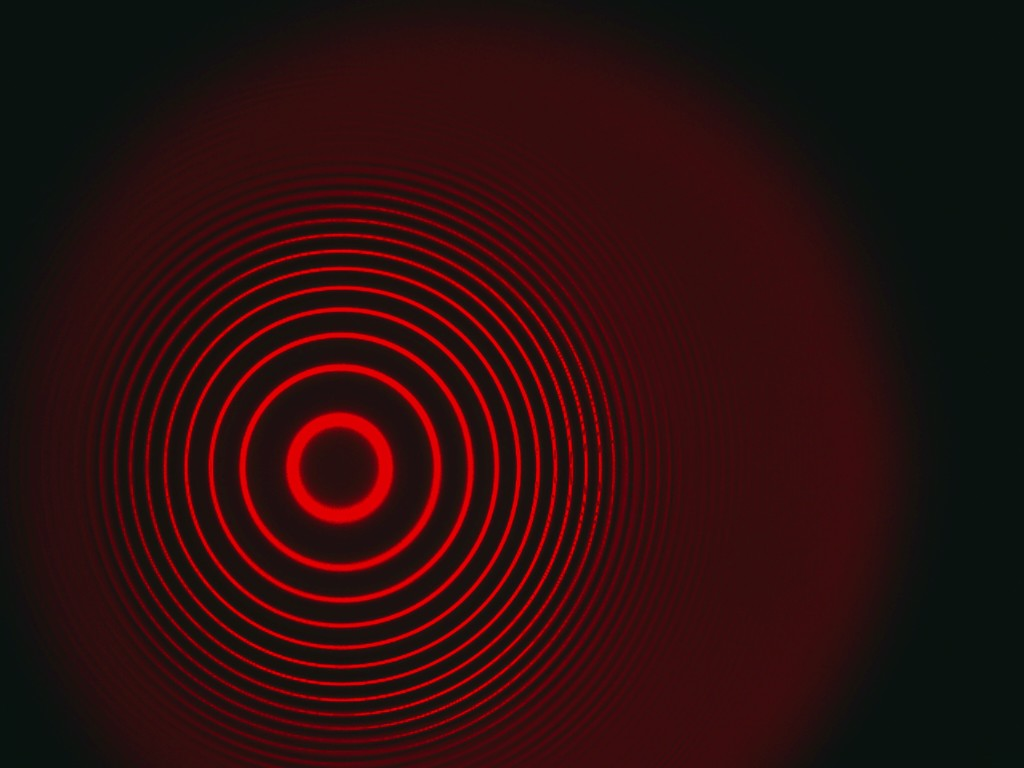
#> input picture 2/0,5.jpg, 1024 x 768 px
$ python newalgos.py
#> lines starting #> are read from the running program, lines starting #| are printed output that depends on the picture; after the words box and inside, x2 and y2 are one past the last pixel; in counts of white or black regions, pixels touching at a corner belong together
#> in __init__, raw_img is the input picture: shape (768, 1024, 3); mean B, G, R 13.7, 14, 45
#> in __init__, `gray = raw_img[:,:,2]`:
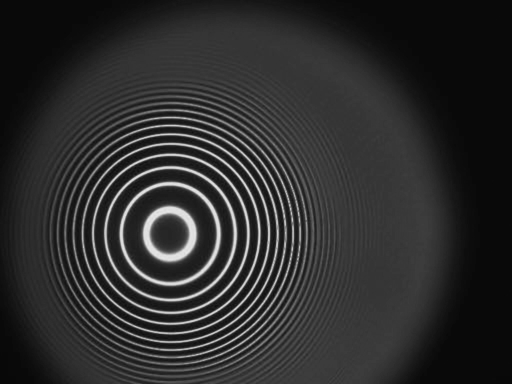
#> gray: shape (768, 1024) (shown at 1/2 size); min 7, max 234, mean 45
import cv2
import numpy as np
import matplotlib.pyplot as plt
from matplotlib.widgets import Button, RadioButtons, Slider
from scipy.signal import find_peaks, savgol_filter
from scipy.optimize import curve_fit
import os
from datetime import datetime

# =========================================================================
# 1. ФИЗИЧЕСКИЕ КОНСТАНТЫ
# =========================================================================
d = 4.0e-3        # Толщина эталона (м)
n_ref = 1.4567    # Показатель преломления
h = 6.62607e-34   # Постоянная Планка
c = 2.99792e8     # Скорость света
mu_B_theor = 9.274e-24

# Калибровка (А -> мТл)
CALIB_I =  [0.0, 0.5, 0.8, 1.0, 1.5, 2.0, 2.5, 3.0, 3.5, 4.0, 5.0]
CALIB_B_mT = [0.0, 40,  80,  100, 150, 200, 250, 301, 340, 392, 473]

script_dir = os.path.dirname(os.path.abspath(__file__))

def current_to_B(I):
    return np.interp(I, CALIB_I, CALIB_B_mT) / 1000.0

# =========================================================================
# 2. АЛГОРИТМЫ ОБРАБОТКИ
# =========================================================================

def auto_contrast(img_gray):
    clahe = cv2.createCLAHE(clipLimit=3.0, tileGridSize=(8,8))
    return clahe.apply(img_gray)
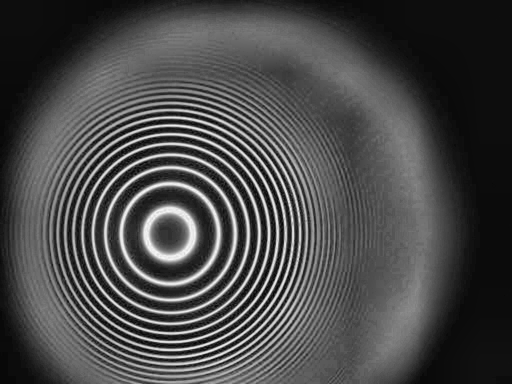
#> returned value: shape (768, 1024) (shown at 1/2 size); min 2, max 249, mean 72.9

def find_center_smart(img_gray):
    try:
        enhanced = auto_contrast(img_gray)
        blurred = cv2.GaussianBlur(enhanced, (11, 11), 0)
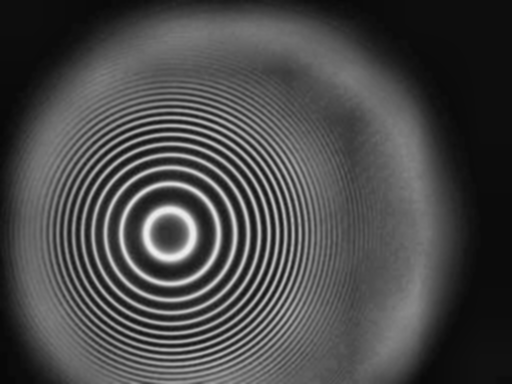
#> blurred: shape (768, 1024) (shown at 1/2 size); min 8, max 240, mean 72.9
        thresh = cv2.adaptiveThreshold(blurred, 255, cv2.ADAPTIVE_THRESH_GAUSSIAN_C,
                                       cv2.THRESH_BINARY, 51, 2)
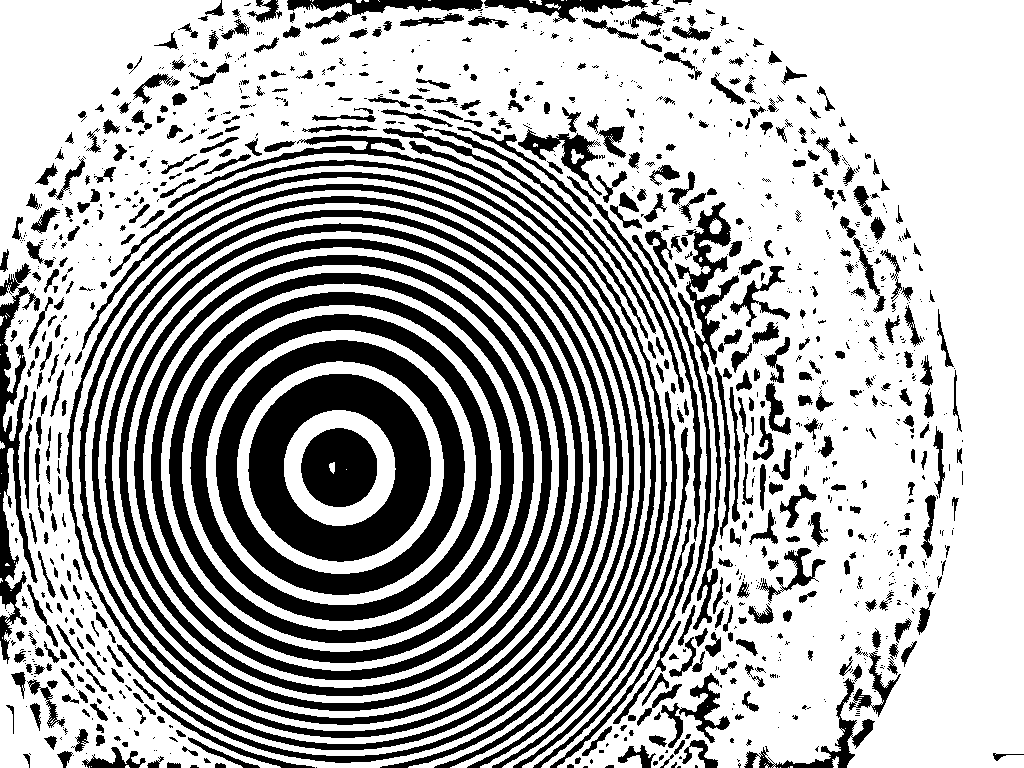
#> thresh: shape (768, 1024); 67.9% white; 1153 black regions (632 under 20 px)
        contours, _ = cv2.findContours(thresh, cv2.RETR_TREE, cv2.CHAIN_APPROX_SIMPLE)
#> contours = 2359 contours, 1750 with area under 20; largest, box (x1, y1, x2, y2) and area: (0, 0, 1024, 768) 743176, (65, 183, 624, 751) 247716, (72, 190, 617, 744) 236108, (78, 195, 611, 739) 226400, (85, 203, 604, 731) 214376

        cx_list, cy_list = [], []
        h, w = img_gray.shape

        for cnt in contours:
            if len(cnt) < 50: continue
            (x, y), r = cv2.minEnclosingCircle(cnt)
            if 40 < r < w/1.8:
                if abs(x - w/2) < w/4 and abs(y - h/2) < h/4:
                    cx_list.append(x); cy_list.append(y)
#> this loop made 2359 passes
#> cnt on passes 1 to 3: [[788, 767]], [[780, 767]], [[777, 767]]
#> after the loop, cx_list = 32 values, max 732.5 at index 0, min 338.8 at index 27, mean 417; cy_list = 32 values, max 467.5 at index 26, min 230 at index 30, mean 440
        if cx_list:
            return int(np.median(cx_list)), int(np.median(cy_list))
    except:
        pass
    return img_gray.shape[1]//2, img_gray.shape[0]//2

def get_profile(img, center):
    cx, cy = center
    max_r = int(min(cx, cy, img.shape[1] - cx, img.shape[0] - cy)) - 2
    if max_r <= 10: return np.zeros(100)
    polar_img = cv2.warpPolar(img, (max_r, 360), (cx, cy), max_r, cv2.WARP_POLAR_LINEAR + cv2.INTER_LINEAR)
    profile = np.mean(polar_img, axis=0)
    return profile

def refine_peak(profile, idx):
    if idx <= 0 or idx >= len(profile) - 1: return idx
    y1, y2, y3 = float(profile[idx-1]), float(profile[idx]), float(profile[idx+1])
    denom = y1 - 2*y2 + y3
    if denom == 0: return idx
    return idx + (y1 - y3) / (2*denom)

def cluster_peaks(peaks, min_dist=5, max_dist=60):
    if len(peaks) == 0: return []
    groups = []
    current_group = [peaks[0]]
    last_valid_peak = peaks[0]

    for i in range(1, len(peaks)):
        curr = peaks[i]
        dist_from_last = curr - last_valid_peak

        if dist_from_last < min_dist:
            continue

        if curr - current_group[-1] < max_dist:
            current_group.append(curr)
            last_valid_peak = curr
        else:
            groups.append(current_group)
            current_group = [curr]
            last_valid_peak = curr

    groups.append(current_group)
    return groups

# =========================================================================
# 3. GUI ПРИЛОЖЕНИЕ (С ФИЛЬТРАЦИЕЙ ПИКОВ)
# =========================================================================
class LabApp:
    def __init__(self, file_list):
        self.data = []
        self.idx = 0
        self.mode = 'triplet'

        # Начальные значения
        self.smooth_window = 3
        self.prominence = 0.5
        self.min_dist = 1.5
        self.max_dist = 40.0

        # Новые параметры отсечения
        self.cut_start = 0
        self.cut_end = 0

        print("--- ЗАГРУЗКА ФАЙЛОВ ---")
        for name, I_val in file_list:
            path = os.path.join(script_dir, name)
            if not os.path.exists(path):
                print(f"❌ Файл не найден: {name}"); continue

            raw_img = cv2.imread(path)
            if raw_img is None:
                print(f"❌ Ошибка чтения: {name}"); continue
            gray = raw_img[:,:,2]

            processed_img = auto_contrast(gray)
            center = find_center_smart(gray)
#> center = (342, 466)

            self.data.append({
                'name': name, 'I': I_val, 'B': current_to_B(I_val),
                'img_raw': gray, 'img_proc': processed_img,
                'center': center, 'res': None
            })
            print(f"✅ OK: {name}")

        if not self.data: return

        # === ИНТЕРФЕЙС ===
        # Увеличил отступ снизу (bottom=0.32), чтобы поместились новые слайдеры
        self.fig = plt.figure(figsize=(16, 9), facecolor='#f0f0f0')
        self.fig.canvas.manager.set_window_title('Лабораторная: Эффект Зеемана v2.2')
        self.fig.subplots_adjust(left=0.05, right=0.95, top=0.95, bottom=0.32, hspace=0.3, wspace=0.2)

        gs = self.fig.add_gridspec(2, 2, height_ratios=[1, 0.8])

        self.ax_img = self.fig.add_subplot(gs[0, 0])
        self.ax_prof = self.fig.add_subplot(gs[0, 1])
        self.ax_table = self.fig.add_subplot(gs[1, 0])
        self.ax_final = self.fig.add_subplot(gs[1, 1])

        # === ПАНЕЛЬ УПРАВЛЕНИЯ ===
        # Пересчитал координаты Y, чтобы уместить 6 слайдеров

        # Настройки поиска (4 шт)
        ax_sl_prom = plt.axes([0.1, 0.22, 0.35, 0.03])
        ax_sl_max  = plt.axes([0.1, 0.18, 0.35, 0.03])
        ax_sl_min  = plt.axes([0.1, 0.14, 0.35, 0.03])
        ax_sl_sm   = plt.axes([0.1, 0.10, 0.35, 0.03])

        # Новые слайдеры отсечения (2 шт)
        ax_sl_cut_s = plt.axes([0.1, 0.06, 0.35, 0.03]) # Cut Start
        ax_sl_cut_e = plt.axes([0.1, 0.02, 0.35, 0.03]) # Cut End

        self.sl_prom = Slider(ax_sl_prom, 'Порог (Prom)', 0.1, 10.0, valinit=self.prominence, valfmt='%.1f')
        self.sl_max = Slider(ax_sl_max, 'Макс. расст (Group)', 5.0, 100.0, valinit=self.max_dist, valfmt='%.1f px')
        self.sl_min = Slider(ax_sl_min, 'Мин. расст (Noise)', 0.1, 20.0, valinit=self.min_dist, valfmt='%.1f px')
        self.sl_smooth = Slider(ax_sl_sm, 'Сглаживание', 1, 15, valinit=self.smooth_window, valstep=2, valfmt='%d')

        # Инициализация новых слайдеров
        self.sl_cut_s = Slider(ax_sl_cut_s, 'Отсечь (Центр)', 0, 10, valinit=0, valstep=1, valfmt='%d шт')
        self.sl_cut_e = Slider(ax_sl_cut_e, 'Отсечь (Край)', 0, 10, valinit=0, valstep=1, valfmt='%d шт')

        # Привязка событий
        for sl in [self.sl_prom, self.sl_max, self.sl_min, self.sl_smooth, self.sl_cut_s, self.sl_cut_e]:
            sl.on_changed(self.update_params)

        # Навигация
        ax_prev = plt.axes([0.55, 0.18, 0.08, 0.05])
        ax_next = plt.axes([0.64, 0.18, 0.08, 0.05])
        self.btn_prev = Button(ax_prev, '< Назад')
        self.btn_next = Button(ax_next, 'Вперед >')
        self.btn_prev.on_clicked(self.prev_img)
        self.btn_next.on_clicked(self.next_img)

        # Режим
        ax_radio = plt.axes([0.55, 0.06, 0.17, 0.10], facecolor='#e0e0e0')
        self.radio = RadioButtons(ax_radio, ('Триплет', 'Дублет'))
        self.radio.on_clicked(self.change_mode)

        # Сохранение
        ax_save = plt.axes([0.80, 0.05, 0.15, 0.10])
        self.btn_save = Button(ax_save, '💾 СОХРАНИТЬ\nОТЧЕТ', color='#d4edda', hovercolor='#c3e6cb')
        self.btn_save.on_clicked(self.save_report)

        self.fig.canvas.mpl_connect('button_press_event', self.on_click)

        self.recalc_all()
        self.update_view()
        plt.show()

    def recalc_all(self):
        for i in range(len(self.data)): self.process_frame(i)
#> this loop made 6 passes
#> pass 1, in get_profile, `polar_img = cv2.warpPolar(img, (max_r, 360), (cx, cy), max_r, cv2.WARP..`:
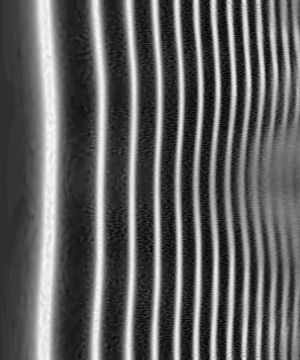
#> polar_img: shape (360, 300); min 3, max 248, mean 95.1
#> pass 3, in get_profile (call 3), `polar_img = cv2.warpPolar(img, (max_r, 360), (cx, cy), max_r, cv2.WARP..`:
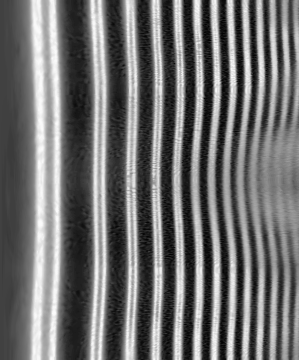
#> polar_img: shape (360, 299); min 2, max 252, mean 112.8

    def process_frame(self, i):
        d = self.data[i]
        raw_prof = get_profile(d['img_proc'], d['center'])

        win_len = int(self.smooth_window)
        if win_len < 3: win_len = 3
        if win_len % 2 == 0: win_len += 1

        if len(raw_prof) < win_len: win_len = len(raw_prof) - 1 if len(raw_prof)%2==0 else len(raw_prof)

        try: prof = savgol_filter(raw_prof, win_len, 2)
        except: prof = raw_prof

        peak_dist_param = max(1, int(self.min_dist / 3))
        peaks_int, _ = find_peaks(prof, prominence=self.prominence, distance=peak_dist_param)

        # === ЛОГИКА ОТСЕЧЕНИЯ ПИКОВ ===
        # Удаляем N первых и M последних пиков
        cut_s = int(self.cut_start)
        cut_e = int(self.cut_end)

        if len(peaks_int) > (cut_s + cut_e):
            if cut_e > 0:
                peaks_int = peaks_int[cut_s : -cut_e]
            else:
                peaks_int = peaks_int[cut_s:]
        else:
            # Если отсекаем больше, чем есть - оставляем пустой список (или можно не трогать)
            if (cut_s + cut_e) > 0:
                peaks_int = np.array([], dtype=int)
        # ==============================

        peaks_sub = np.array([refine_peak(prof, p) for p in peaks_int])

        groups = cluster_peaks(peaks_sub, min_dist=self.min_dist, max_dist=self.max_dist)

        calc_data = []
        deltas_list, Deltas_list = [], []

        for k, group in enumerate(groups):
            group = np.array(group)
            r_sq = group**2

            delta = 0
            valid = False
            note = ""

            if self.mode == 'triplet':
                if len(group) == 3:
                    d1 = group[1]**2 - group[0]**2
                    d2 = group[2]**2 - group[1]**2
                    delta = (d1 + d2) / 2.0
                    valid = True
                elif len(group) == 2:
                    delta = (group[1]**2 - group[0]**2)
                    valid = False
                    note = "Слиплись (2)"
                else:
                    note = f"{len(group)} пика"
            else:
                if len(group) == 2:
                    delta = (group[1]**2 - group[0]**2) / 2.0
                    valid = True
                elif len(group) > 2:
                    delta = (group[-1]**2 - group[0]**2) / 2.0
                    valid = False
                    note = "Лишний пик"
                else:
                    note = f"{len(group)} пика"

            Delta = None
            if k < len(groups) - 1:
                curr_mean = np.mean(group**2)
                next_mean = np.mean(np.array(groups[k+1])**2)
                Delta = next_mean - curr_mean

            if valid and Delta is not None:
                if delta > Delta * 0.9 or delta <= 0:
                    valid = False
                    note = "Err: d>D"
                else:
                    deltas_list.append(delta)
                    Deltas_list.append(Delta)

            calc_data.append({
                'k': k+1, 'delta': delta, 'Delta': Delta,
                'valid': valid, 'r_peaks': group, 'r2': r_sq, 'note': note
            })

        ratio, ratio_err = None, None
        if deltas_list:
            ratios = np.array(deltas_list) / np.array(Deltas_list)
            ratio = np.mean(ratios)
            if len(ratios) > 1:
                ratio_err = np.std(ratios, ddof=1) / np.sqrt(len(ratios))
            else:
                ratio_err = ratio * 0.05

        d['res'] = {'peaks': peaks_sub, 'prof': prof, 'raw_prof': raw_prof,
                    'calc_data': calc_data, 'ratio': ratio, 'ratio_err': ratio_err}

    # [9 lines left out: function update_params, not called in this run]

    def draw_final_graph(self):
        self.ax_final.clear()
        Bs, Rs, Errs = [], [], []
        for item in self.data:
            if item['res'] and item['res']['ratio'] and item['B'] > 0.005:
                Bs.append(item['B']); Rs.append(item['res']['ratio']); Errs.append(item['res']['ratio_err'])

        self.ax_final.set_xlabel("Поле B (Тл)"); self.ax_final.set_ylabel("delta / Delta")
        self.ax_final.grid(True, alpha=0.3)
        self.ax_final.set_title("Определение Магнетона Бора", fontsize=10)

        if len(Bs) > 1:
            Bs, Rs, Errs = np.array(Bs), np.array(Rs), np.array(Errs)
            def func(x, m): return m * x

            try: popt, pcov = curve_fit(func, Bs, Rs, sigma=Errs, absolute_sigma=True)
            except: popt, pcov = curve_fit(func, Bs, Rs)
            m = popt[0]; m_err = np.sqrt(np.diag(pcov))[0]

            mu_calc = m * (h * c) / (2 * d * n_ref)
            mu_err = m_err * (h * c) / (2 * d * n_ref)

            err_pct = (mu_err / mu_calc) * 100
            diff_pct = abs(mu_calc - mu_B_theor) / mu_B_theor * 100

            self.ax_final.errorbar(Bs, Rs, yerr=Errs, fmt='o', c='k', capsize=3, label='Data')
            x_range = np.linspace(0, max(Bs)*1.1, 50)
            self.ax_final.plot(x_range, func(x_range, m), 'r--', label=f'Fit')

            res_txt = (f"$\\mu_B = {mu_calc/1e-24:.2f} \pm {mu_err/1e-24:.2f}$ ($10^{{-24}}$)\n"
                       f"Err: {err_pct:.1f}% | Diff: {diff_pct:.1f}%")
            self.ax_final.text(0.05, 0.95, res_txt, transform=self.ax_final.transAxes, ha='left', va='top',
                               bbox=dict(facecolor='white', alpha=0.9, boxstyle='round'), fontsize=9)
            self.ax_final.legend(loc='lower right', fontsize=8)

            curr = self.data[self.idx]
            if curr['res'] and curr['res']['ratio']:
                self.ax_final.scatter([curr['B']], [curr['res']['ratio']], s=150, edgecolors='b', facecolors='none', lw=2)
        else:
            self.ax_final.text(0.5, 0.5, "Мало точек", ha='center')

    def update_view(self):
        d = self.data[self.idx]
        res = d['res']

        self.ax_img.clear()
        self.ax_img.imshow(d['img_proc'], cmap='gray')
        self.ax_img.scatter(*d['center'], c='lime', marker='+', s=120, lw=2)
        self.ax_img.set_title(f"Файл: {d['name']} | I={d['I']} A | B={d['B']:.4f} Тл", fontsize=11, fontweight='bold')
        self.ax_img.axis('off')

        if res and res['calc_data']:
            for row in res['calc_data']:
                color = 'lime' if row['valid'] else 'red'
                for r in row['r_peaks']:
                    self.ax_img.add_patch(plt.Circle(d['center'], r, color=color, fill=False, lw=1))

        self.ax_prof.clear()
        if res:
            self.ax_prof.plot(res['raw_prof'], color='#ccc', lw=1, alpha=0.5, label='Сырой')
            self.ax_prof.plot(res['prof'], color='#2c3e50', lw=1.5, label='Фильтр')

            if res['calc_data']:
                for row in res['calc_data']:
                    if row['valid']:
                        rs = row['r_peaks']
                        y_h = np.max(res['prof'][rs.astype(int)])
                        self.ax_prof.plot(rs, [y_h]*len(rs), 'b-', lw=2)
                        lbl_x = np.mean(rs)
                        self.ax_prof.text(lbl_x, y_h*1.05, f"δ={row['delta']:.0f}", color='blue', ha='center', fontsize=8)

        self.ax_prof.set_title("Профиль (Sub-pixel)", fontsize=10)
        self.ax_prof.legend(fontsize=8)
        self.ax_prof.grid(True, alpha=0.3)

        self.ax_table.clear(); self.ax_table.axis('off')
        lines = [f"РЕЗУЛЬТАТЫ ({self.mode.upper()})"]
        lines.append("-" * 55)
        lines.append(f"{'№':<3} {'delta':<10} {'Delta':<10} {'d/D':<8} {'Статус'}")
        lines.append("-" * 55)

        if res and res['calc_data']:
            for row in res['calc_data']:
                d_val = f"{row['delta']:.1f}"
                D_val = f"{row['Delta']:.1f}" if row['Delta'] else "-"
                ratio = (row['delta']/row['Delta']) if (row['Delta'] and row['valid']) else 0
                ratio_str = f"{ratio:.3f}" if ratio > 0 else "-"
                status = "OK" if row['valid'] else (row['note'] if row['note'] else "Err")
                lines.append(f"{row['k']:<3} {d_val:<10} {D_val:<10} {ratio_str:<8} {status}")

            lines.append("-" * 55)
            if res['ratio']:
                lines.append(f"Среднее d/D: {res['ratio']:.4f} ± {res['ratio_err']:.4f}")
            else:
                lines.append("Нет валидных колец")
        else:
            lines.append("Пики не найдены")

        self.ax_table.text(0.02, 0.98, "\n".join(lines), family='monospace', va='top', fontsize=10)
        self.draw_final_graph()
        self.fig.canvas.draw_idle()

    # [64 lines left out: functions save_report, on_click, not called in this run]

    def change_mode(self, label):
        self.mode = 'triplet' if 'Триплет' in label else 'doublet'
        self.recalc_all(); self.update_view()
    def next_img(self, event): self.idx = (self.idx + 1) % len(self.data); self.update_view()
    def prev_img(self, event): self.idx = (self.idx - 1) % len(self.data); self.update_view()

if __name__ == "__main__":
    files_to_load = [
        ("0,5.jpg", 0.5), ("0,8.jpg", 0.8), ("1,1.jpg", 1.1),
        ("1,3.jpg", 1.3), ("1,5.jpg", 1.5), ("1,7.jpg", 1.7),
        ("1,9.jpg", 1.9), ("2,1.jpg", 2.1), ("2,3.jpg", 2.3), ("2,5.jpg", 2.5)
    ]
    app = LabApp(files_to_load)
#> in __init__, `plt.show()`:
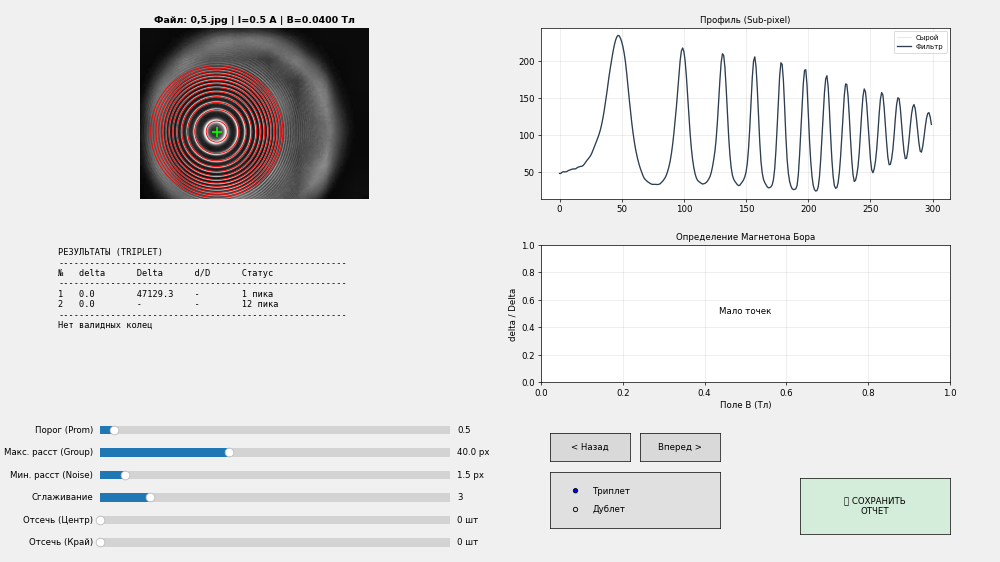
#> figure drawn by matplotlib, 9 panels; panel 2: curve peaks at x = 47, y = 234.6; panel 2: curve peaks at x = 47, y = 234.6
